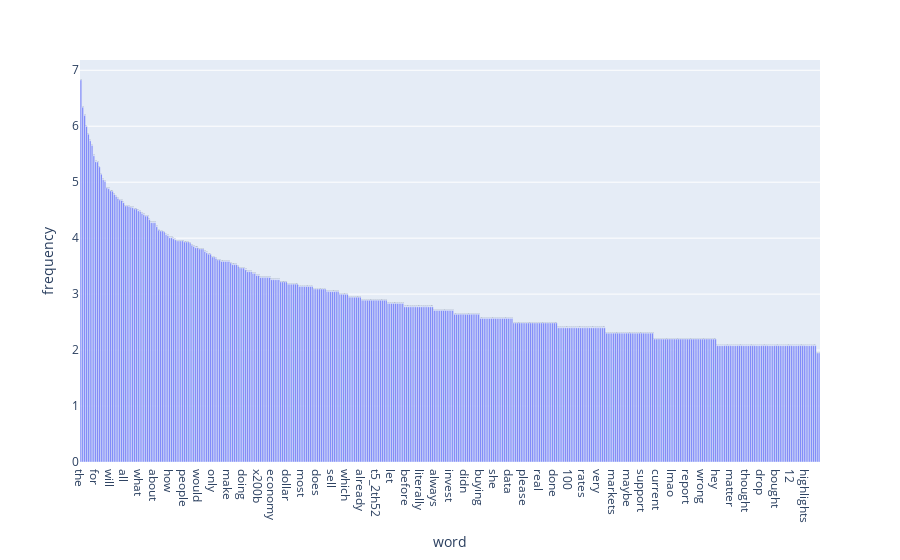

Notebook code for this chart:
### Markdown cell above
### **>>> Exercise 15:**

### Code cell
term_frequencies_log = [math.log(i) for i in term_frequencies]

# 把單字和 log 頻率打包成 dataframe
df = pd.DataFrame({
    'word': count_vect.get_feature_names_out()[:],
    'frequency': term_frequencies_log[:]
})

# 按照頻率降序排序
sort_df = df.sort_values(by='frequency', ascending=False).head(400)

fig = px.bar(sort_df, y='frequency', x='word', text_auto='.2s')
fig.show()

### Figure 1 — Plotly figure (JSON) as saved in the notebook; plotly's stock layout.template omitted (floating-point values rounded to 4 significant figures; data arrays with more than 128 entries replaced by an {"elided": "..."} marker saying what was removed)
{"data": [{"hovertemplate": "word=%{x}<br>frequency=%{y}<extra></extra>", "legendgroup": "", "marker": {"color": "#636efa", "pattern": {"shape": ""}}, "name": "", "orientation": "v", "showlegend": false, "textposition": "auto", "texttemplate": "%{y:.2s}", "type": "bar", "x": {"elided": "400 str values"}, "xaxis": "x", "y": {"elided": "400 float values"}, "yaxis": "y"}], "layout": {"barmode": "relative", "legend": {"tracegroupgap": 0}, "margin": {"t": 60}, "xaxis": {"anchor": "y", "domain": [0, 1], "title": {"text": "word"}}, "yaxis": {"anchor": "x", "domain": [0, 1], "title": {"text": "frequency"}}}}
